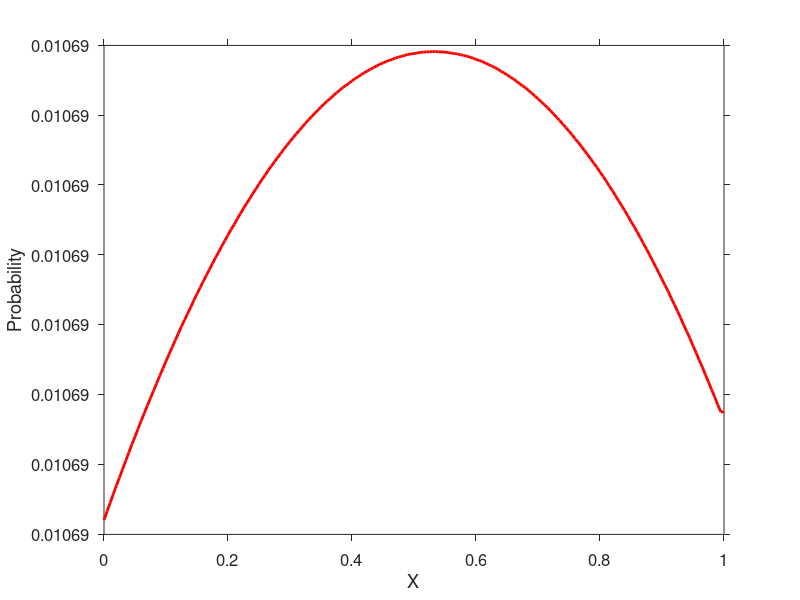

Here is the MATLAB script that generated this plot: (Note: this script raises an error after producing the figure.)
%%Solving dilmensionless PDE: diff(p,tau)=-diff(p,X)+1/Pe*diff(p,X,2)
%%exposed to the initial and boundary conditions:

%%p = 0           at t=0
%%p - 1/Pe*diff(p,x)=k_init/a*P_PIC     at x=0
%%diff(p,x) = 0   at x=1

clear;
clc;

%Rate constants
k_ae    = 144;
k_elong = 144;
k_init  = 0.6;
k_PIC   = 0.0029;
k_bind  = 0.0016;


%define variavbles
Xmin    = 0;           %minimum value of X
Xmax    = 1;           %maxmimum value of X
N       = 1000;          %no. nodes - 1
a       = k_ae*k_elong/((k_ae+k_elong)*N);           %velocity
Pe      = 2*N;
dtau    = 0.004 %timestep
tau     = 0;            %dimensionless time
tau_max = 200;        %maximum value of time


M=200
%descritize the domain
dX     = (Xmax-Xmin)/M
X=  Xmin:dX:Xmax; %includes ghost nodes
x=X;




%plot(X,p0)



r=dtau/(dX^2*Pe)




nsteps=tau_max/dtau
tau2=zeros(1,nsteps);
t=zeros(1,nsteps);
cg=zeros(1,nsteps+1);
%set initial condition
sz     = size(X);
p0     = zeros(sz(2),nsteps);
p    = p0;

PPIC = zeros(nsteps,1);
%loop through time

for n=1:nsteps
    
    PPIC(n)=-k_bind*k_PIC  * ((k_PIC - k_init)*exp(-tau/a*(k_bind))...
         +(-k_bind + k_init)*exp(-tau/a*(k_PIC)) - (k_PIC + k_bind)*exp(-k_init*tau/a))...
         /((k_PIC - k_bind) * (k_PIC - k_init)*(k_bind - k_init));
    Ftau(n)=k_init/a*PPIC(n);
    
    %calculate boundary conditions
    %p(1,n)=(Pe*dX*Ftau+p(2,n))/(1+Pe*dX);
    %p(N+1,n)=p(N,n);
    p(1,n+1) = Ftau(n) + (p(2,n)-p(1,n))/(Pe*dX);
    
    
    %first order Upwind scheme
    
    % for i = 2:N+2
    %  pnp1(i,n+1)=p(i-1,n)*(1+Pe*dX)*r + p(i,n)*(1-r*Pe*dX-2*r) + p(i+1,n)*r;
    %end
    
    p(2:M,n+1)=p(1:M-1,n)*(1+Pe*dX)*r + p(2:M,n)*(1-r*Pe*dX-2*r) + p(3:M+1,n)*r;
    p(M+1,n+1) = p(M,n+1);
    
    %update t and p
    tau = tau+dtau;
    %p = pnp1;
    
    %plot solution
    
    %plot(X,p,'bo', 'markerfacecolor', 'b');
    %shg
    %pause(dtau)
    
    tau2(n+1)=tau2(n)+dtau;
    
    
    
 
    
%     plot(X,p(:,n+1))
%     set(gca,'FontSize',10,...
%         'TickDir','out',...
%         'XLim',[0,1])
%     
%     shg;
end


figure


% subplot(1, 3, 1);
% plot(tau2,p(10,:))
% xlabel('tau')
% ylabel('probability')
% set(gca,'FontSize',12,...
%     'TickDir','out')
% 
% subplot(1, 3, 2);
% plot(X,p(:,3830))
% xlabel('X')
% ylabel('Probability')
% set(gca,'FontSize',12,...
%     'TickDir','out',...
%     'XLim',[0,1])
% %
% subplot(1, 3, 3);
% plot(X,p(:,4500))
% xlabel('X')
% ylabel('Probability')
% set(gca,'FontSize',12,...
%     'TickDir','out',...
%     'XLim',[0,1])
shg;
% pp=mesh(tau2,X,p)
plot(X,p(:,8400),'r','LineWidth',2)
xlabel('X')
ylabel('Probability')
set(gca,'FontSize',12,...
    'TickDir','out',...
    'XLim',[0,1])
hold on
%  load 'set9.txt'
% plot(set9(:,1),set9(:,2),'LineWidth',2)

% figure(1)
% filename = 'testnew51.gif';
% for n = 1:20:2000
%       
%       plot(X,p(:,n),'r','LineWidth',2)
% xlabel('X')
% ylabel('Probability')
% set(gca,'FontSize',12,...
%     'TickDir','out',...
%     'XLim',[0,1],...
%     'YLim',[0,1.52])
%       drawnow
%       frame = getframe(1);approximate-kae1
%       im = frame2im(frame);
%       [imind,cm] = rgb2ind(im,256);
%       if n == 1;
%           imwrite(imind,cm,filename,'gif', 'Loopcount',inf);
%       else
%           imwrite(imind,cm,filename,'gif','WriteMode','append');
%       end
% end



% x=0:0.01:1;
% t=0:0.01:1;
% 
% ppp= -N * k_init * k_PIC * (k_ae + k_elong) * (heaviside(-t * k_ae * k_elong / ...
%     (k_ae + k_elong) / N + x) - 1) * k_bind * (-(k_PIC - k_init) * ((N * ...
%     k_bind ^ 2 * x + 4 * k_ae ^ 2 + 2 * k_ae * k_bind) * k_elong ^ 2 ...
%     + 2 * k_ae * k_bind * (N * k_bind * x + k_ae) * k_elong + N * x *...
%     k_ae ^ 2 * k_bind ^ 2) * exp((k_bind * ((N * x - k_ae * t) * k_elong ...
%     + x * N * k_ae) / k_ae / k_elong)) + (k_PIC - k_bind) * ((N * k_init...
%     ^ 2 * x + (4 * k_ae ^ 2) + 0.2e1 * k_ae * k_init) * (k_elong ^ 2) ...
%     + 0.2e1 * k_init * k_ae * (N * k_init * x + k_ae) * k_elong + N *...
%     x * (k_ae ^ 2) * k_init ^ 2) * exp(k_init * ((N * x - k_ae * t) * ...
%     k_elong + x * N * k_ae) / k_ae / k_elong) + exp(k_PIC * ((N * x -...
%     k_ae * t) * k_elong + x * N * k_ae) / k_ae / k_elong) * (k_bind ...
%     - k_init) * ((N * k_PIC ^ 2 * x + 0.2e1 * k_PIC * k_ae + (4 * k_ae ^ 2))...
%     * (k_elong ^ 2) + 0.2e1 * k_ae * k_PIC * (N * k_PIC * x + k_ae) * k_elong ...
%     + N * x * (k_ae ^ 2) * k_PIC ^ 2)) / (k_PIC - k_bind) / (k_PIC - k_init) /...
%     (k_bind - k_init) / (k_ae ^ 3) / (k_elong ^ 3) / 0.4e1;



% ppp(n)= -N * k_init * k_PIC * (k_ae + k_elong) * (heaviside(-t(n) * k_ae * k_elong / ...
%     (k_ae + k_elong) / N + x) - 1) * k_bind * (-(k_PIC - k_init) * ((N * ...
%     k_bind ^ 2 * x + 4 * k_ae ^ 2 + 2 * k_ae * k_bind) * k_elong ^ 2 ...
%     + 2 * k_ae * k_bind * (N * k_bind * x + k_ae) * k_elong + N * x *...
%     k_ae ^ 2 * k_bind ^ 2) * exp((k_bind * ((N * x - k_ae * t(n)) * k_elong ...
%     + x * N * k_ae) / k_ae / k_elong)) + (k_PIC - k_bind) * ((N * k_init...
%     ^ 2 * x + (4 * k_ae ^ 2) + 0.2e1 * k_ae * k_init) * (k_elong ^ 2) ...
%     + 0.2e1 * k_init * k_ae * (N * k_init * x + k_ae) * k_elong + N *...
%     x * (k_ae ^ 2) * k_init ^ 2) * exp(k_init * ((N * x - k_ae * t(n)) * ...
%     k_elong + x * N * k_ae) / k_ae / k_elong) + exp(k_PIC * ((N * x -...
%     k_ae * t(n)) * k_elong + x * N * k_ae) / k_ae / k_elong) * (k_bind ...
%     - k_init) * ((N * k_PIC ^ 2 * x + 0.2e1 * k_PIC * k_ae + (4 * k_ae ^ 2))...
%     * (k_elong ^ 2) + 0.2e1 * k_ae * k_PIC * (N * k_PIC * x + k_ae) * k_elong ...
%     + N * x * (k_ae ^ 2) * k_PIC ^ 2)) / (k_PIC - k_bind) / (k_PIC - k_init) /...
%     (k_bind - k_init) / (k_ae ^ 3) / (k_elong ^ 3) / 0.4e1;
% 
% t(n+1)=t(n)+dtau;
% end


save pde8.mat '-v7.3'
